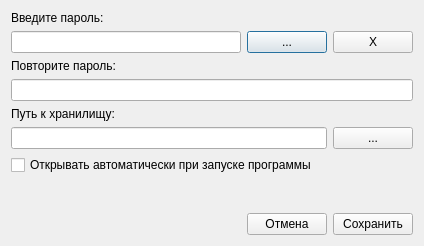
<?xml version="1.0" encoding="UTF-8"?>
<ui version="4.0">
 <class>DialogCreateJail</class>
 <widget class="QDialog" name="DialogCreateJail">
  <property name="geometry">
   <rect>
    <x>0</x>
    <y>0</y>
    <width>424</width>
    <height>246</height>
   </rect>
  </property>
  <property name="windowTitle">
   <string>Dialog</string>
  </property>
  <layout class="QHBoxLayout" name="horizontalLayout_2">
   <item>
    <layout class="QVBoxLayout" name="verticalLayout_2">
     <item>
      <layout class="QVBoxLayout" name="verticalLayout">
       <item>
        <widget class="QLabel" name="label">
         <property name="text">
          <string>Введите пароль:</string>
         </property>
        </widget>
       </item>
       <item>
        <layout class="QHBoxLayout" name="horizontalLayout_4">
         <item>
          <widget class="QLineEdit" name="lineEdit_PassFirst"/>
         </item>
         <item>
          <widget class="QPushButton" name="pushButton_Gen">
           <property name="text">
            <string>...</string>
           </property>
          </widget>
         </item>
         <item>
          <widget class="QPushButton" name="pushButton_hide">
           <property name="text">
            <string>Х</string>
           </property>
          </widget>
         </item>
        </layout>
       </item>
       <item>
        <widget class="QLabel" name="label_2">
         <property name="text">
          <string>&lt;html&gt;&lt;head/&gt;&lt;body&gt;&lt;p&gt;Повторите пароль:&lt;/p&gt;&lt;/body&gt;&lt;/html&gt;</string>
         </property>
        </widget>
       </item>
       <item>
        <widget class="QLineEdit" name="lineEdit_PassLast"/>
       </item>
       <item>
        <widget class="QLabel" name="label_3">
         <property name="text">
          <string>&lt;html&gt;&lt;head/&gt;&lt;body&gt;&lt;p&gt;Путь к хранилищу:&lt;/p&gt;&lt;/body&gt;&lt;/html&gt;</string>
         </property>
        </widget>
       </item>
       <item>
        <layout class="QHBoxLayout" name="horizontalLayout_3">
         <item>
          <widget class="QLineEdit" name="lineEdit_Path"/>
         </item>
         <item>
          <widget class="QPushButton" name="pushButton_Path">
           <property name="text">
            <string>...</string>
           </property>
          </widget>
         </item>
        </layout>
       </item>
      </layout>
     </item>
     <item>
      <widget class="QCheckBox" name="checkBox_AutoOpen">
       <property name="text">
        <string>Открывать автоматически при запуске программы</string>
       </property>
      </widget>
     </item>
     <item>
      <spacer name="verticalSpacer">
       <property name="orientation">
        <enum>Qt::Vertical</enum>
       </property>
       <property name="sizeHint" stdset="0">
        <size>
         <width>20</width>
         <height>40</height>
        </size>
       </property>
      </spacer>
     </item>
     <item>
      <layout class="QHBoxLayout" name="horizontalLayout">
       <item>
        <spacer name="horizontalSpacer">
         <property name="orientation">
          <enum>Qt::Horizontal</enum>
         </property>
         <property name="sizeHint" stdset="0">
          <size>
           <width>40</width>
           <height>20</height>
          </size>
         </property>
        </spacer>
       </item>
       <item>
        <widget class="QPushButton" name="pushButton_Cancel">
         <property name="text">
          <string>Отмена</string>
         </property>
        </widget>
       </item>
       <item>
        <widget class="QPushButton" name="pushButton_Save">
         <property name="text">
          <string>Сохранить</string>
         </property>
        </widget>
       </item>
      </layout>
     </item>
    </layout>
   </item>
  </layout>
 </widget>
 <resources/>
 <connections/>
</ui>
